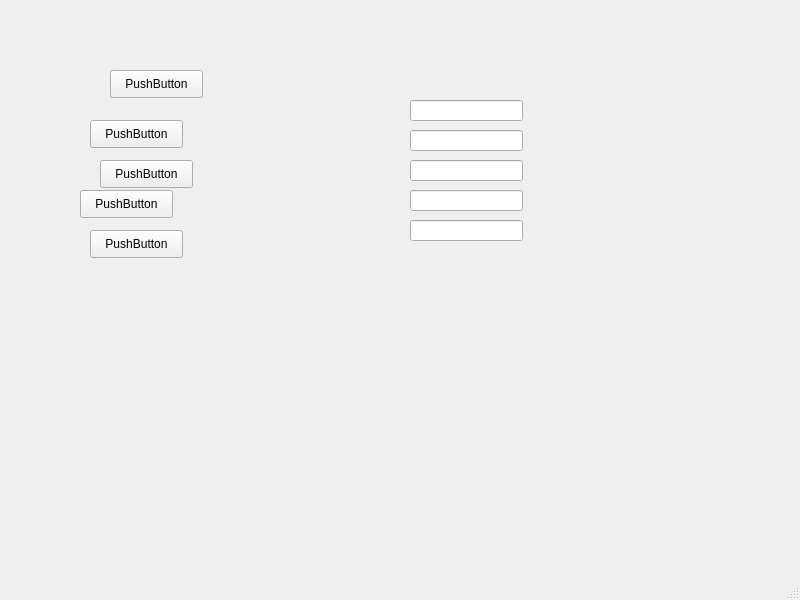
<?xml version="1.0" encoding="UTF-8"?>
<ui version="4.0">
 <class>MainWindow</class>
 <widget class="QMainWindow" name="MainWindow">
  <property name="geometry">
   <rect>
    <x>0</x>
    <y>0</y>
    <width>800</width>
    <height>600</height>
   </rect>
  </property>
  <property name="windowTitle">
   <string>MainWindow</string>
  </property>
  <widget class="QWidget" name="centralwidget">
   <widget class="QLineEdit" name="usernameLineEdit">
    <property name="geometry">
     <rect>
      <x>410</x>
      <y>100</y>
      <width>113</width>
      <height>21</height>
     </rect>
    </property>
   </widget>
   <widget class="QLineEdit" name="phoneLineEdit">
    <property name="geometry">
     <rect>
      <x>410</x>
      <y>130</y>
      <width>113</width>
      <height>21</height>
     </rect>
    </property>
   </widget>
   <widget class="QLineEdit" name="passwordLineEdit">
    <property name="geometry">
     <rect>
      <x>410</x>
      <y>160</y>
      <width>113</width>
      <height>21</height>
     </rect>
    </property>
   </widget>
   <widget class="QLineEdit" name="reservationTimeLineEdit">
    <property name="geometry">
     <rect>
      <x>410</x>
      <y>190</y>
      <width>113</width>
      <height>21</height>
     </rect>
    </property>
   </widget>
   <widget class="QLineEdit" name="seatTypeLineEdit">
    <property name="geometry">
     <rect>
      <x>410</x>
      <y>220</y>
      <width>113</width>
      <height>21</height>
     </rect>
    </property>
   </widget>
   <widget class="QPushButton" name="registerButton">
    <property name="geometry">
     <rect>
      <x>110</x>
      <y>70</y>
      <width>93</width>
      <height>28</height>
     </rect>
    </property>
    <property name="text">
     <string>PushButton</string>
    </property>
   </widget>
   <widget class="QPushButton" name="loginButton">
    <property name="geometry">
     <rect>
      <x>90</x>
      <y>120</y>
      <width>93</width>
      <height>28</height>
     </rect>
    </property>
    <property name="text">
     <string>PushButton</string>
    </property>
   </widget>
   <widget class="QPushButton" name="bookSeatButton">
    <property name="geometry">
     <rect>
      <x>100</x>
      <y>160</y>
      <width>93</width>
      <height>28</height>
     </rect>
    </property>
    <property name="text">
     <string>PushButton</string>
    </property>
   </widget>
   <widget class="QPushButton" name="cancelBookingButton">
    <property name="geometry">
     <rect>
      <x>80</x>
      <y>190</y>
      <width>93</width>
      <height>28</height>
     </rect>
    </property>
    <property name="text">
     <string>PushButton</string>
    </property>
   </widget>
   <widget class="QPushButton" name="modifyBookingButton">
    <property name="geometry">
     <rect>
      <x>90</x>
      <y>230</y>
      <width>93</width>
      <height>28</height>
     </rect>
    </property>
    <property name="text">
     <string>PushButton</string>
    </property>
   </widget>
  </widget>
  <widget class="QMenuBar" name="menubar">
   <property name="geometry">
    <rect>
     <x>0</x>
     <y>0</y>
     <width>800</width>
     <height>26</height>
    </rect>
   </property>
  </widget>
  <widget class="QStatusBar" name="statusbar"/>
 </widget>
 <resources/>
 <connections/>
</ui>
